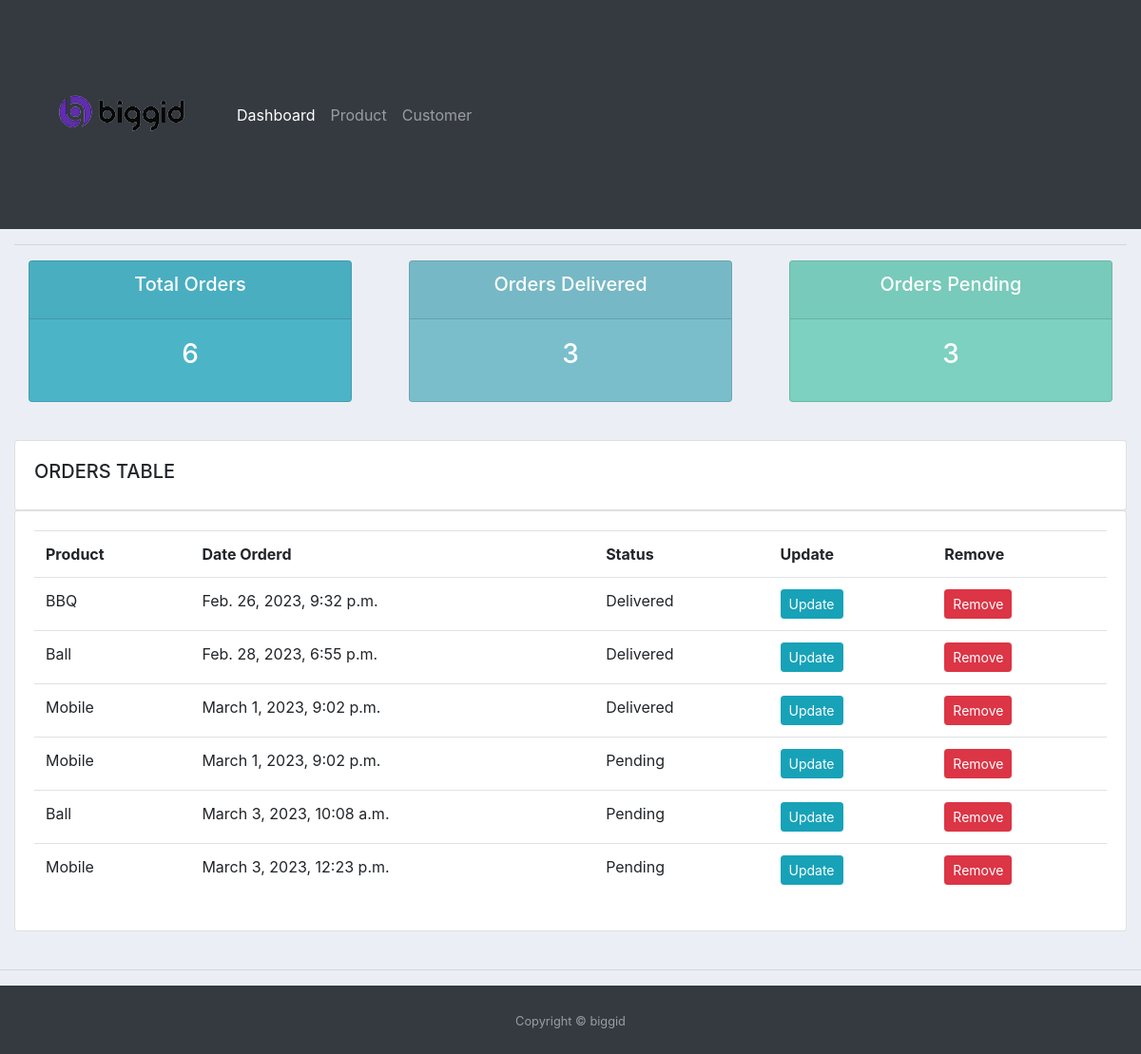
The app's page /, older data.
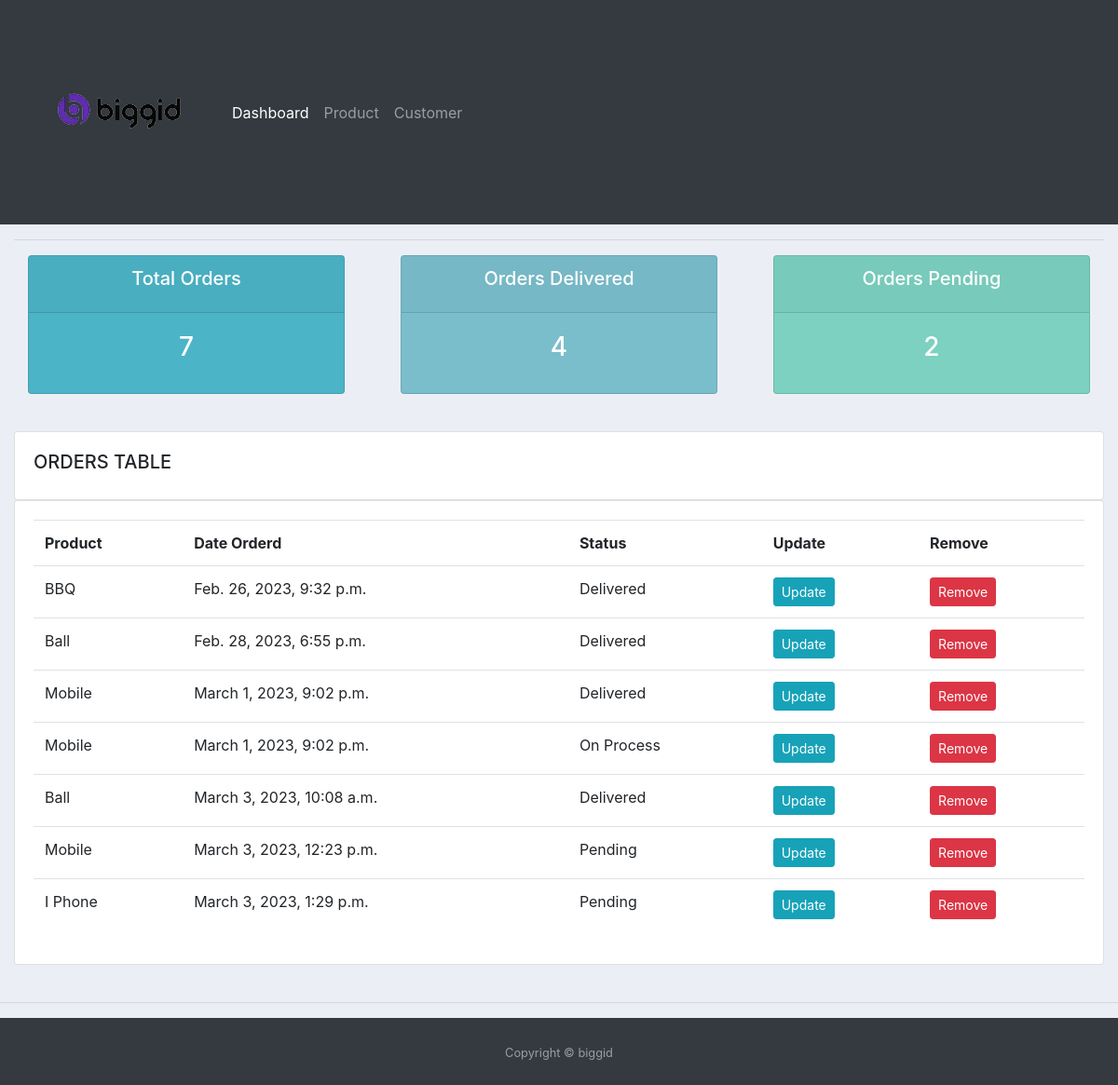
The same page, newer data.
### accounts/models.py (models this page shows, shortened)
class Order(models.Model):
    STATUS = (
        ('Pending', 'Pending'),
        ('On Process', 'On Process'),
        ('Delivered', 'Delivered'),
    )
    customer = models.ForeignKey(
        Customer, null=True, on_delete=models.SET_NULL)
    product = models.ForeignKey(Product, null=True, on_delete=models.SET_NULL)
    date_created = models.DateTimeField(auto_now_add=True, null=True)
    status = models.CharField(max_length=200, null=True, choices=STATUS)

class Product(models.Model):
    CATEGORY = (
        ('Food', 'Food'),
        ('Outdoor Item', 'Outdoor Item'),
        ('Gadget', 'Gadget'),
    )
    name = models.CharField(max_length=200, null=True)
    price = models.FloatField(null=True)
    category = models.CharField(max_length=200, null=True, choices=CATEGORY)
    Description = models.CharField(max_length=200, null=True, blank=True)
    date_created = models.DateTimeField(auto_now_add=True, null=True)
    tags = models.ManyToManyField(Tag)
    def __str__(self):
        return self.name

### accounts/views.py (the view)
# urls.py: path('', views.home, name='home'),
def home(request):
    customers = Customer.objects.all()
    orders = Order.objects.all()
    total_orders = orders.count()
    total_customers = customers.count()
    delivered = orders.filter(status='Delivered').count()
    pending = orders.filter(status='Pending').count()
    context = {'orders': orders,
               'total_orders': total_orders, 'total_customers': total_customers, 'delivered': delivered, 'pending': pending}
    return render(request, 'accounts/dashboard.html', context)

### accounts/templates/accounts/dashboard.html (shortened to what this page needs)
{% extends 'accounts/main.html' %} {% block content %}
<div class="row">
  <div class="col">
    <div class="col-md">
      <div class="card text-center text-white mb-3" id="total-orders">
        <div class="card-header">
          <h5 class="card-title">Total Orders</h5>
        </div>
        <div class="card-body">
          <h3 class="card-title">{{total_orders}}</h3>
        </div>
      </div>
    </div>
  </div>
  <div class="col">
    <div class="col-md">
      <div class="card text-center text-white mb-3" id="orders-delivered">
        <div class="card-header">
          <h5 class="card-title">Orders Delivered</h5>
        </div>
        <div class="card-body">
          <h3 class="card-title">{{delivered}}</h3>
        </div>
      </div>
    </div>
  </div>
  <div class="col">
    <div class="col-md">
      <div class="card text-center text-white mb-3" id="orders-pending">
        <div class="card-header">
          <h5 class="card-title">Orders Pending</h5>
        </div>
        <div class="card-body">
          <h3 class="card-title">{{pending}}</h3>
        </div>
      </div>
    </div>
  </div>
</div>
<class class="container-fluid">
  <br />
  <class class="row">
    <div class="col-md">
      <div class="card card-body">
        <h5>ORDERS TABLE</h5>
      </div>
      <div class="card card-body">
        <table class="table">
          <tr>
            <th>Product</th>
            <th>Date Orderd</th>
            <th>Status</th>
            <th>Update</th>
            <th>Remove</th>
          </tr>
          {% for i in orders %}
          <tr>
            <td>{{i.product}}</td>
            <td>{{i.date_created}}</td>
            <td>{{i.status}}</td>
            <td>
              <a
                class="btn btn-sm btn-info"
                href="{% url 'update_order' i.id %}"
                >Update</a
              >
            </td>
            <td>
              <a
                class="btn btn-sm btn-danger"
                href="{% url 'delete_order' i.id %}"
                >Remove</a
              >
            </td>
          </tr>
          {% endfor %}
        </table>
      </div>
    </div>
    </class>
    </class>
  </div>
    {% endblock %}

### accounts/templates/accounts/main.html (shortened to what this page needs)
{% load static %}
<!DOCTYPE html>
<html lang="en">
  <head>
    <link
      rel="stylesheet"
      href="https://cdn.jsdelivr.net/npm/bootstrap@4.4.1/dist/css/bootstrap.min.css"
    />
  </head>
  <body>
    {% include 'accounts/navbar.html' %}
    <div class="container-fluid">
    <hr />
    {% block content %} {% endblock %}
    <hr />
    {% include 'accounts/footer.html' %}
  </body>
</html>

### accounts/templates/accounts/navbar.html (shortened to what this page needs)
{% load static %}
<nav class="navbar navbar-expand-lg navbar-dark bg-dark">
  <img src="{% static '/static/image/im1.png' %}">
    <div class="collapse navbar-collapse" id="navbarNav">
      <ul class="navbar-nav">
        <li class="nav-item active">
          <a class="nav-link" href="{% url 'home' %}">Dashboard <span class="sr-only">(current)</span></a>
        </li>
        <li class="nav-item">
          <a class="nav-link" href="{% url 'product' %}">Product</a>
        </li>
      <li class="nav-item">
        <a class="nav-link" href="{% url 'customer_page' %}">Customer</a>
      </li>
    </div>
  </nav>

### accounts/templates/accounts/footer.html
<footer id="sticky-footer" class="flex-shrink-0 py-4 bg-dark text-white-50">
  <div class="container text-center">
    <small>Copyright &copy; biggid</small>
  </div>
</footer>

### accounts/templates/accounts/main.html (style rules this page uses)
body { background-color: #ebeff5; }
#total-orders { background-color: #4cb4c7; }
#orders-delivered { background-color: #7abecc; }
#orders-pending { background-color: #7cd1c0; }

Row changes from the older to the newer data that the page shows:
changed Order: status "Pending" → "On Process"
changed Order "March 3, 2023, 10:08 a.m.": status "Pending" → "Delivered"
added Order: product "I Phone", date_created "March 3, 2023, 1:29 p.m.", status "Pending"
Text that changed along with them:
{{ total_orders }}: "6" → "7"
{{ delivered }}: "3" → "4"
{{ pending }}: "3" → "2"
